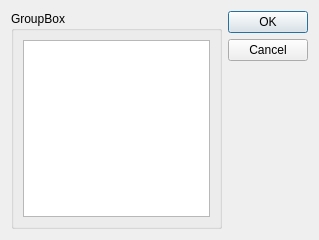
<?xml version="1.0" encoding="UTF-8"?>
<ui version="4.0">
 <class>ChooseValueDialog</class>
 <widget class="QDialog" name="ChooseValueDialog">
  <property name="geometry">
   <rect>
    <x>0</x>
    <y>0</y>
    <width>319</width>
    <height>240</height>
   </rect>
  </property>
  <property name="windowTitle">
   <string>Choose value</string>
  </property>
  <layout class="QHBoxLayout" name="horizontalLayout">
   <item>
    <widget class="QGroupBox" name="groupBox">
     <property name="title">
      <string>GroupBox</string>
     </property>
     <layout class="QHBoxLayout" name="horizontalLayout_2">
      <item>
       <widget class="QListWidget" name="listWidget"/>
      </item>
     </layout>
    </widget>
   </item>
   <item>
    <widget class="QDialogButtonBox" name="buttonBox">
     <property name="orientation">
      <enum>Qt::Vertical</enum>
     </property>
     <property name="standardButtons">
      <set>QDialogButtonBox::Cancel|QDialogButtonBox::Ok</set>
     </property>
    </widget>
   </item>
  </layout>
 </widget>
 <resources/>
 <connections>
  <connection>
   <sender>buttonBox</sender>
   <signal>rejected()</signal>
   <receiver>ChooseValueDialog</receiver>
   <slot>reject()</slot>
   <hints>
    <hint type="sourcelabel">
     <x>309</x>
     <y>230</y>
    </hint>
    <hint type="destinationlabel">
     <x>286</x>
     <y>239</y>
    </hint>
   </hints>
  </connection>
  <connection>
   <sender>buttonBox</sender>
   <signal>accepted()</signal>
   <receiver>ChooseValueDialog</receiver>
   <slot>accept()</slot>
   <hints>
    <hint type="sourcelabel">
     <x>253</x>
     <y>230</y>
    </hint>
    <hint type="destinationlabel">
     <x>157</x>
     <y>239</y>
    </hint>
   </hints>
  </connection>
 </connections>
</ui>
